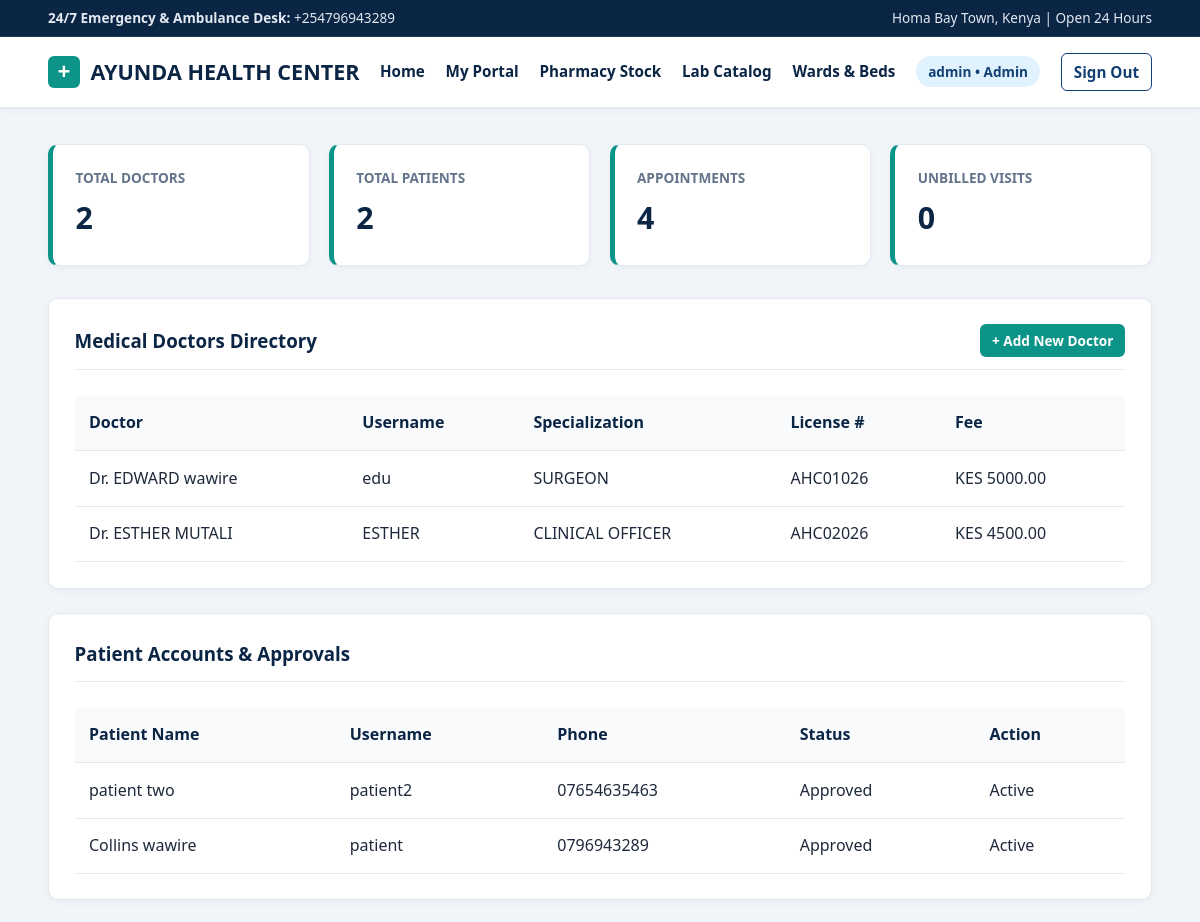
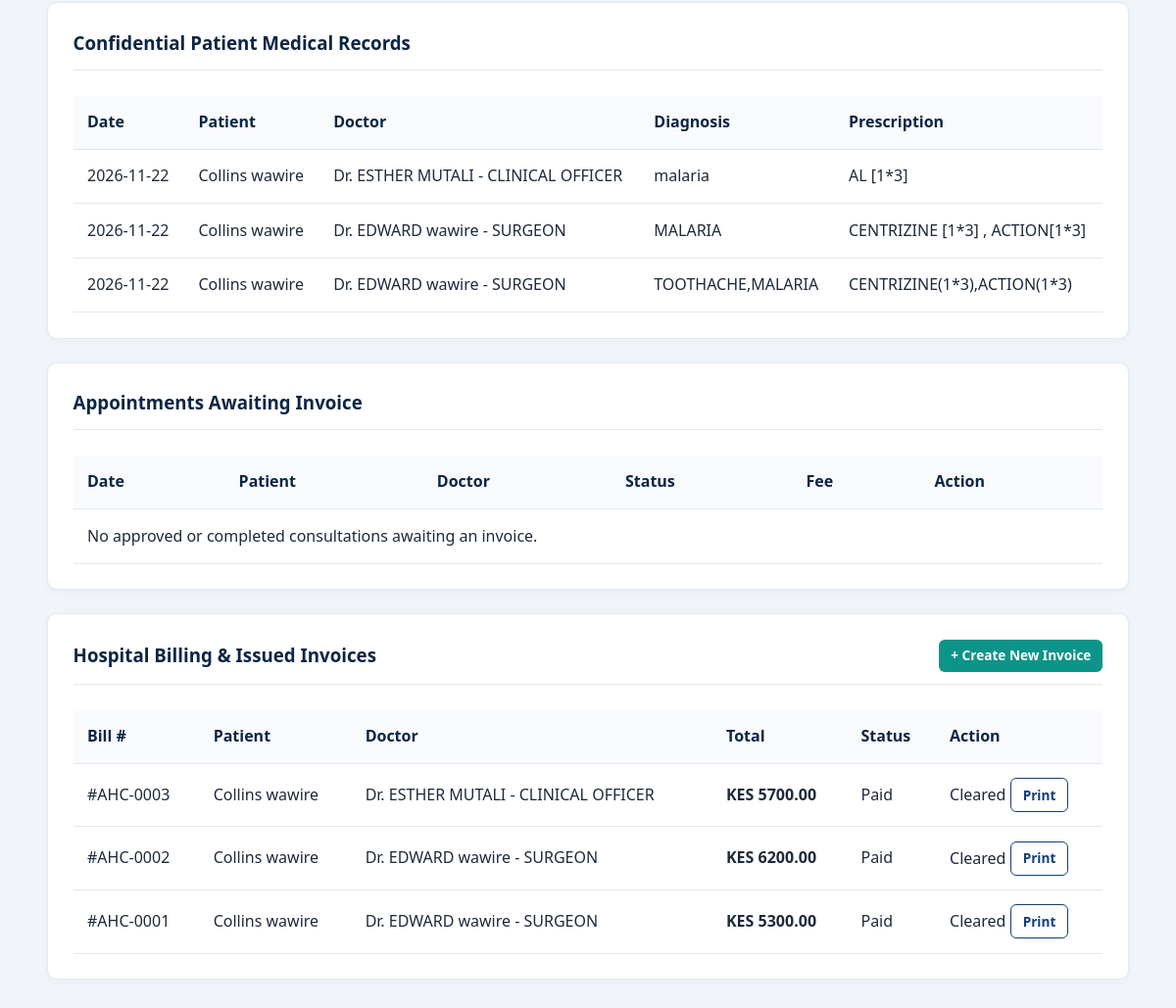
The page /admin-panel/dashboard/ (signed in, upper part) on the database as committed earlier (2 pictures, top to bottom).
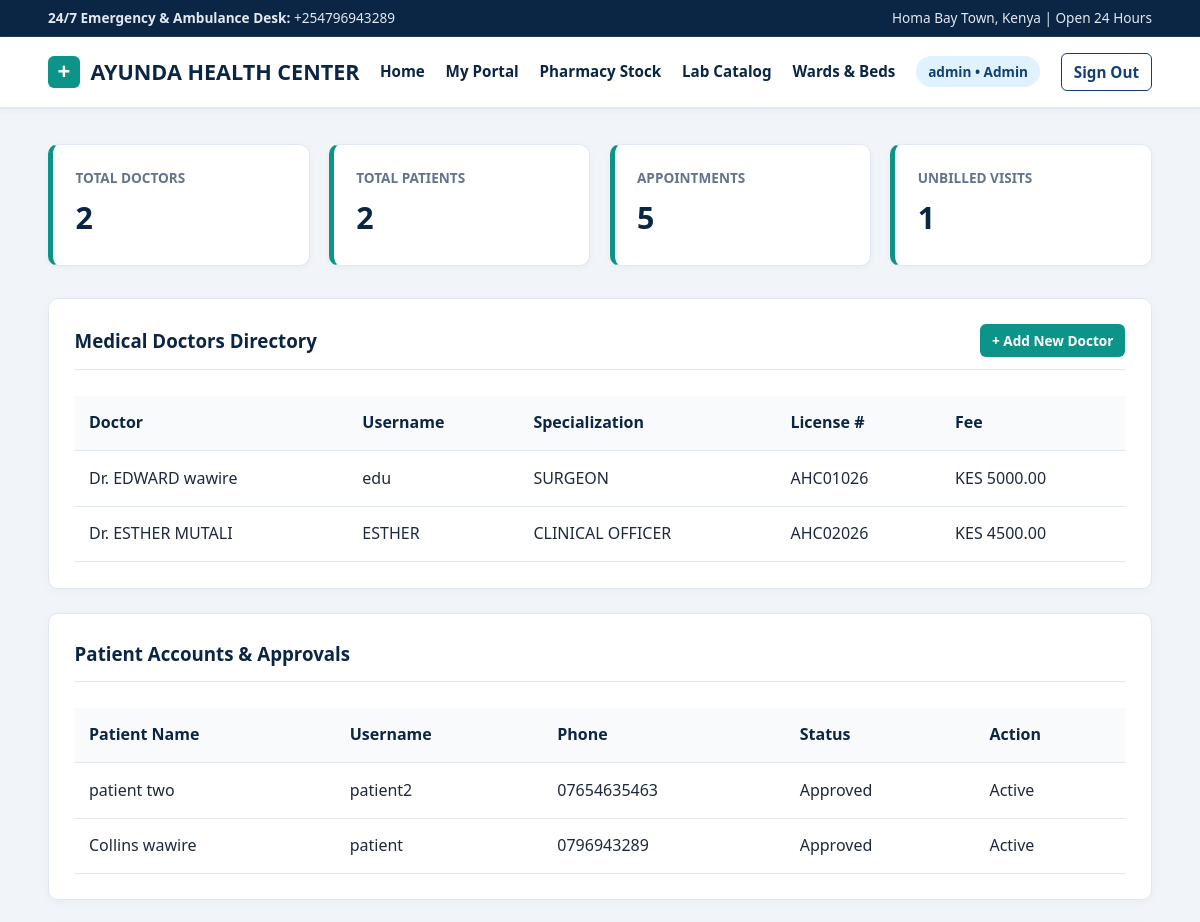
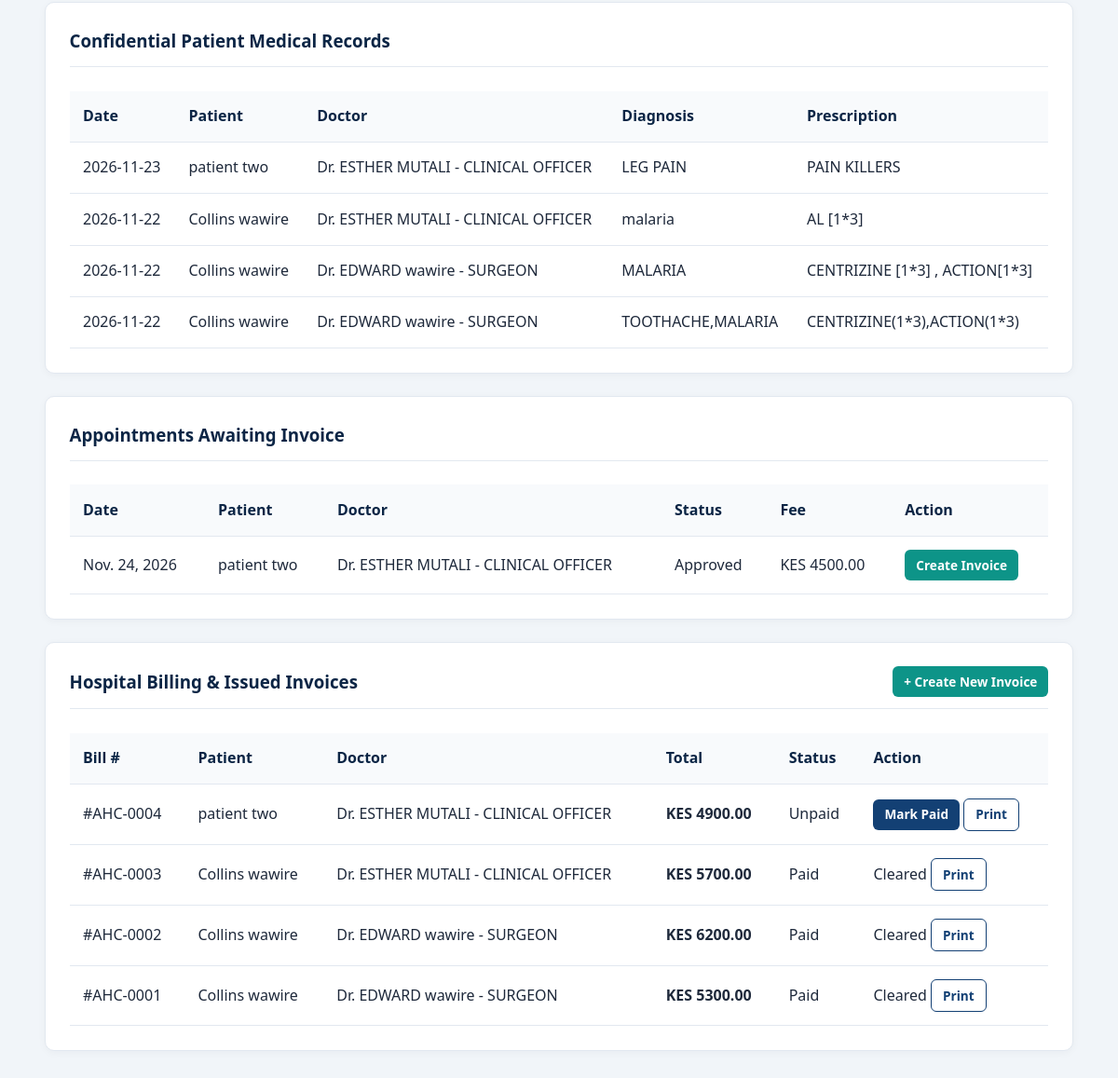
The same page on the database as committed later (2 pictures, top to bottom).
### accounts/models.py (models this page shows, shortened)
class DoctorProfile(models.Model):
    user = models.OneToOneField(User, on_delete=models.CASCADE, related_name='doctor_profile')
    specialization = models.CharField(max_length=100)
    license_number = models.CharField(max_length=50, unique=True)
    consultation_fee = models.DecimalField(max_digits=10, decimal_places=2, default=0.00)
    is_approved = models.BooleanField(default=True)
    def __str__(self):
        return f"Dr. {self.user.get_full_name() or self.user.username} - {self.specialization}"

class User(AbstractUser):
    class Role(models.TextChoices):
        ADMIN = 'ADMIN', 'Admin'
        DOCTOR = 'DOCTOR', 'Doctor'
        PATIENT = 'PATIENT', 'Patient'
    role = models.CharField(
        max_length=15,
        choices=Role.choices,
        default=Role.PATIENT
    )
    phone_number = models.CharField(max_length=15, blank=True, null=True)

class PatientProfile(models.Model):
    user = models.OneToOneField(User, on_delete=models.CASCADE, related_name='patient_profile')
    date_of_birth = models.DateField(blank=True, null=True)
    blood_group = models.CharField(max_length=5, blank=True, null=True)
    emergency_contact = models.CharField(max_length=15, blank=True, null=True)
    address = models.TextField(blank=True, null=True)
    is_approved = models.BooleanField(default=False)
    def __str__(self):
        return f"{self.user.get_full_name() or self.user.username}"

### hospital/models.py (models this page shows, shortened)
class MedicalRecord(models.Model):
    appointment = models.OneToOneField(Appointment, on_delete=models.CASCADE, related_name='medical_record')
    diagnosis = models.TextField()
    prescription = models.TextField()
    doctor_notes = models.TextField(blank=True, null=True)
    created_at = models.DateTimeField(auto_now_add=True)

class Appointment(models.Model):
    class Status(models.TextChoices):
        PENDING = 'PENDING', 'Pending'
        APPROVED = 'APPROVED', 'Approved'
        COMPLETED = 'COMPLETED', 'Completed'
        CANCELLED = 'CANCELLED', 'Cancelled'
    patient = models.ForeignKey(PatientProfile, on_delete=models.CASCADE, related_name='appointments')
    doctor = models.ForeignKey(DoctorProfile, on_delete=models.CASCADE, related_name='appointments')
    appointment_date = models.DateField()
    time_slot = models.TimeField()
    symptoms = models.TextField()
    status = models.CharField(
        max_length=15,
        choices=Status.choices,
        default=Status.PENDING
    )
    created_at = models.DateTimeField(auto_now_add=True)
    class Meta:
        ordering = ['-appointment_date', '-time_slot']

class Bill(models.Model):
    appointment = models.OneToOneField(Appointment, on_delete=models.CASCADE, related_name='bill')
    consultation_fee = models.DecimalField(max_digits=10, decimal_places=2)
    medication_charges = models.DecimalField(max_digits=10, decimal_places=2, default=0.00)
    total_amount = models.DecimalField(max_digits=10, decimal_places=2)
    is_paid = models.BooleanField(default=False)
    mpesa_receipt_number = models.CharField(max_length=50, blank=True, null=True)
    mpesa_checkout_id = models.CharField(max_length=100, blank=True, null=True)
    mpesa_phone = models.CharField(max_length=15, blank=True, null=True)
    generated_at = models.DateTimeField(auto_now_add=True)

### hospital/views.py (the view)
# urls.py: path('admin-panel/dashboard/', views.admin_dashboard, name='admin_dashboard'),
@login_required
def admin_dashboard(request):
    if request.user.role != User.Role.ADMIN and not request.user.is_superuser:
        return redirect('dashboard_redirect')
    doctors = DoctorProfile.objects.all()
    patients = PatientProfile.objects.all().order_by('-id')
    appointments = Appointment.objects.all()
    records = MedicalRecord.objects.all().order_by('-created_at')
    bills = Bill.objects.all().order_by('-generated_at')
    unbilled_appointments = Appointment.objects.filter(
        status__in=[Appointment.Status.APPROVED, Appointment.Status.COMPLETED],
        bill__isnull=True
    )
    context = {
        'doctors': doctors,
        'patients': patients,
        'appointments': appointments,
        'records': records,
        'bills': bills,
        'unbilled_appointments': unbilled_appointments,
    }
    return render(request, 'hospital/admin_dashboard.html', context)

### templates/hospital/admin_dashboard.html (shortened to what the changed rows need)
{% extends 'base.html' %}
{% block content %}
<div class="stats-grid">
    <div class="stat-card"><h3>Appointments</h3><p>{{ appointments.count }}</p></div>
    <div class="stat-card"><h3>Unbilled Visits</h3><p>{{ unbilled_appointments.count }}</p></div>
</div>
<div class="card">
    <div class="table-responsive">
        <table>
            <thead>
                <tr><th>Doctor</th><th>Username</th><th>Specialization</th><th>License #</th><th>Fee</th></tr>
            </thead>
            <tbody>
                {% for doc in doctors %}
                <tr>
                    <td>Dr. {{ doc.user.get_full_name|default:doc.user.username }}</td>
                    <td>{{ doc.user.username }}</td>
                    <td>{{ doc.specialization }}</td>
                    <td>{{ doc.license_number }}</td>
                    <td>KES {{ doc.consultation_fee }}</td>
                </tr>
                {% empty %}
                <tr><td colspan="5">No doctors added yet.</td></tr>
                {% endfor %}
            </tbody>
        </table>
    </div>
</div>
<div class="card">
    <div class="table-responsive">
        <table>
            <thead>
                <tr><th>Patient Name</th><th>Username</th><th>Phone</th><th>Status</th><th>Action</th></tr>
            </thead>
            <tbody>
                {% for pat in patients %}
                <tr>
                    <td>{{ pat.user.get_full_name|default:pat.user.username }}</td>
                    <td>{{ pat.user.username }}</td>
                    <td>{{ pat.user.phone_number }}</td>
                    <td>
                        {% if pat.is_approved %}<span class="badge badge-completed">Approved</span>
                        {% else %}<span class="badge badge-pending">Pending</span>{% endif %}
                    </td>
                    <td>
                        {% if not pat.is_approved %}<a href="{% url 'approve_patient' pat.id %}" class="btn btn-success btn-sm">Approve</a>
                        {% else %}<span>Active</span>{% endif %}
                    </td>
                </tr>
                {% empty %}
                <tr><td colspan="5">No patients registered yet.</td></tr>
                {% endfor %}
            </tbody>
        </table>
    </div>
</div>
<div class="card">
    <div class="table-responsive">
        <table>
            <thead>
                <tr><th>Date</th><th>Patient</th><th>Doctor</th><th>Diagnosis</th><th>Prescription</th></tr>
            </thead>
            <tbody>
                {% for rec in records %}
                <tr>
                    <td>{{ rec.created_at|date:"Y-m-d" }}</td>
                    <td>{{ rec.appointment.patient }}</td>
                    <td>{{ rec.appointment.doctor }}</td>
                    <td>{{ rec.diagnosis }}</td>
                    <td>{{ rec.prescription }}</td>
                </tr>
                {% empty %}
                <tr><td colspan="5">No medical records recorded yet.</td></tr>
                {% endfor %}
            </tbody>
        </table>
    </div>
</div>
<div class="card">
    <div class="table-responsive">
        <table>
            <thead>
                <tr><th>Date</th><th>Patient</th><th>Doctor</th><th>Status</th><th>Fee</th><th>Action</th></tr>
            </thead>
            <tbody>
                {% for appt in unbilled_appointments %}
                <tr>
                    <td>{{ appt.appointment_date }}</td>
                    <td>{{ appt.patient }}</td>
                    <td>{{ appt.doctor }}</td>
                    <td><span class="badge badge-{{ appt.status|lower }}">{{ appt.get_status_display }}</span></td>
                    <td>KES {{ appt.doctor.consultation_fee }}</td>
                    <td><a href="{% url 'admin_create_invoice' appt.id %}" class="btn btn-teal btn-sm">Create Invoice</a></td>
                </tr>
                {% empty %}
                <tr><td colspan="6">No approved or completed consultations awaiting an invoice.</td></tr>
                {% endfor %}
            </tbody>
        </table>
    </div>
</div>
<div class="card">
    <div class="table-responsive">
        <table>
            <thead>
                <tr><th>Bill #</th><th>Patient</th><th>Doctor</th><th>Total</th><th>Status</th><th>Action</th></tr>
            </thead>
            <tbody>
                {% for bill in bills %}
                <tr>
                    <td>#AHC-{{ bill.id|stringformat:"04d" }}</td>
                    <td>{{ bill.appointment.patient }}</td>
                    <td>{{ bill.appointment.doctor }}</td>
                    <td><strong>KES {{ bill.total_amount }}</strong></td>
                    <td>
                        {% if bill.is_paid %}<span class="badge badge-completed">Paid</span>
                        {% else %}<span class="badge badge-pending">Unpaid</span>{% endif %}
                    </td>
                    <td>
                        {% if not bill.is_paid %}<a href="{% url 'mark_bill_paid' bill.id %}" class="btn btn-navy btn-sm">Mark Paid</a>
                        {% else %}<span class="badge badge-completed">Cleared</span>{% endif %}
                        <a href="{% url 'print_invoice' bill.id %}" class="btn btn-outline btn-sm">Print</a>
                    </td>
                </tr>
                {% empty %}
                <tr><td colspan="6">No invoices generated yet.</td></tr>
                {% endfor %}
            </tbody>
        </table>
    </div>
</div>
{% endblock %}

Rows that differ between the two databases and show on the page:
added MedicalRecord: created_at "2026-11-23", appointment.patient "patient two", appointment.doctor "Dr. ESTHER MUTALI - CLINICAL OFFICER", diagnosis "LEG PAIN", prescription "PAIN KILLERS"
now on this page (row edited): Appointment: appointment_date "Nov. 24, 2026", patient "patient two", doctor "Dr. ESTHER MUTALI - CLINICAL OFFICER", status "Approved", doctor.consultation_fee "4500.00"
added Bill: id "0004", appointment.patient "patient two", appointment.doctor "Dr. ESTHER MUTALI - CLINICAL OFFICER", total_amount "4900.00", is_paid "Unpaid"
Other text that changed with them:
{{ appointments.count }}: "4" → "5"
{{ unbilled_appointments.count }}: "0" → "1"
text no longer shown: "No approved or completed consultations awaiting an invoice."
